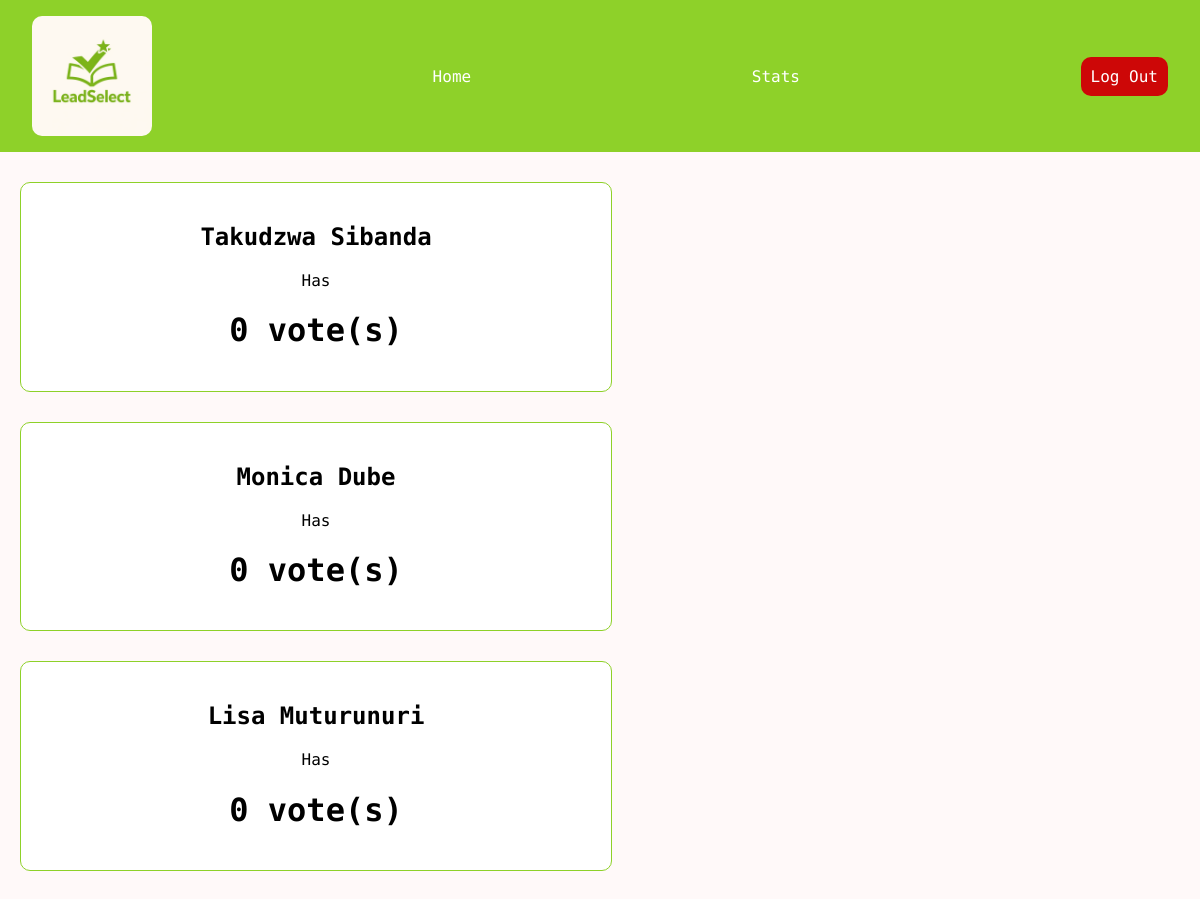
Screenshot of /results/2 with the database file from the repository.
### core/models.py (models this page shows, shortened)
class Candidate(models.Model):
    election = models.ForeignKey(Election, on_delete=models.CASCADE)
    name = models.CharField(max_length=100)

### core/views.py (the view)
# urls.py: path('results/<int:pk>', views.results, name='results'),
def results(request, pk):
    election = get_object_or_404(Election, pk=pk)
    candidates = Candidate.objects.filter(election=election).annotate(total_votes=Count('votes'))
    return render(request, 'results_page.html', { 'candidates': candidates })

### core/templates/results_page.html
{% extends 'base.html' %}
{% block content %}
    {% for candidate in candidates %}
        <div class="stats-card">
            <h2>{{ candidate.name }}</h2>
            <p>Has</p>
            <h1>{{ candidate.total_votes }} vote(s)</h1>
        </div>
    {% endfor %}
{% endblock %}

### core/static/css/styles.css (style rules this page uses)
* { font-family: 'Space Mono', sans-serif; }
body { margin: 0; padding: 0; box-sizing: border-box; background-color: #fff9f9; }
.election-card, .stats-card { background-color: #fff; padding: 20px; margin: 30px 20px; border-radius: 10px; border: 1px solid #8ed129; transition: transform 0.3s; }
.stats-card { text-align: center; width: 550px; }

### rows the page displays
Candidate: name "Takudzwa Sibanda", total_votes "0"
Candidate: name "Monica Dube", total_votes "0"
Candidate: name "Lisa Muturunuri", total_votes "0"
